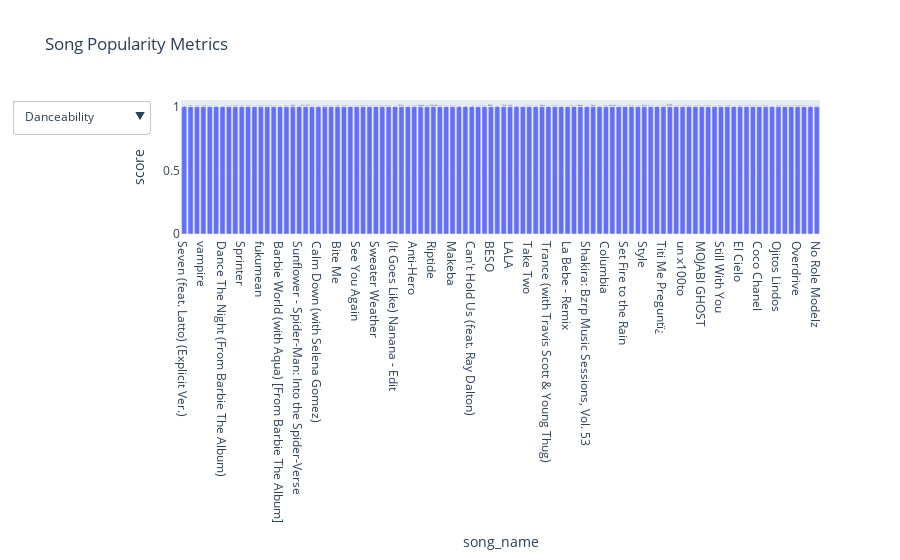

The cell this chart's notebook holds for it:
### Code cell
fig = px.bar(df_Spotify_2, x='song_name', barmode='group', title='Song Popularity Metrics', text=df_Spotify_2['song_name'])

# Update the layout to add dropdown menu for switching between different criteria
fig.update_layout(
    yaxis = {'title':'score'},
    updatemenus=[
        {
            'buttons': [
                {
                    'label': 'Danceability',
                    'method': 'update',
                    'args': [{'y': [df_Spotify_2['danceability_%']],'x': [df_Spotify_2['song_name']]}]
                },
                {
                    'label': 'Valence',
                    'method': 'update',
                    'args': [{'y': [df_Spotify_2['valence_%']], 'x': [df_Spotify_2['song_name']]}]
                },
                {
                    'label': 'Energy',
                    'method': 'update',
                    'args': [{'y': [df_Spotify_2['energy_%']], 'x': [df_Spotify_2['song_name']]}]
                },
                {
                    'label': 'Acousticness',
                    'method': 'update',
                    'args': [{'y': [df_Spotify_2['acousticness_%']], 'x': [df_Spotify_2['song_name']]}]
                },
                {
                    'label': 'Instrumentalness',
                    'method': 'update',
                    'args': [{'y': [df_Spotify_2['instrumentalness_%']], 'x': [df_Spotify_2['song_name']]}]
                },
                {
                    'label': 'Liveness',
                    'method': 'update',
                    'args': [{'y': [df_Spotify_2['liveness_%']], 'x': [df_Spotify_2['song_name']]}]
                },
                {
                    'label': 'Speechiness',
                    'method': 'update',
                    'args': [{'y': [df_Spotify_2['speechiness_%']], 'x': [df_Spotify_2['song_name']]}]
                }
            ]
        }
    ]
)
fig.show()

### Figure 1 — Plotly figure (JSON) as saved in the notebook; plotly's stock layout.template omitted (floating-point values rounded to 4 significant figures)
{"data": [{"alignmentgroup": "True", "hovertemplate": "song_name=%{text}<br>count=%{y}<extra></extra>", "legendgroup": "", "marker": {"color": "#636efa", "pattern": {"shape": ""}}, "name": "", "offsetgroup": "", "orientation": "v", "showlegend": false, "text": ["Seven (feat. Latto) (Explicit Ver.)", "As It Was", "Flowers", "vampire", "I Wanna Be Yours", "What Was I Made For? [From The Motion Picture \"Barbie\"]", "Dance The Night (From Barbie The Album)", "Cruel Summer", "Daylight", "Sprinter", "Creepin'", "Popular (with Playboi Carti & Madonna) - The Idol Vol. 1 (Music from the HBO Original Series)", "fukumean", "Another Love", "I'm Good (Blue)", "Barbie World (with Aqua) [From Barbie The Album]", "Starboy", "Rush", "Sunflower - Spider-Man: Into the Spider-Verse", "Kill Bill", "Cupid - Twin Ver.", "Calm Down (with Selena Gomez)", "I Ain't Worried", "Blinding Lights", "Bite Me", "Like Crazy", "Baby Don't Hurt Me", "See You Again", "Heat Waves", "Viva La Vida", "Sweater Weather", "Mockingbird", "Die For You", "(It Goes Like) Nanana - Edit", "Tattoo", "Too Many Nights (feat. Don Toliver & with Future)", "Anti-Hero", "People", "Super Shy", "Riptide", "Blank Space", "Someone You Loved", "Makeba", "Summertime Sadness", "Cold Heart - PNAU Remix", "Can't Hold Us (feat. Ray Dalton)", "WHERE SHE GOES", "Ella Baila Sola", "BESO", "MONTAGEM - FR PUNK", "TQG", "LALA", "Miracle (with Ellie Goulding)", "Die For You - Remix", "Take Two", "Say Yes To Heaven", "Radio", "Trance (with Travis Scott & Young Thug)", "La Bachata", "Quevedo: Bzrp Music Sessions, Vol. 52", "La Bebe - Remix", "El Merengue", "Bones", "Shakira: Bzrp Music Sessions, Vol. 53", "Doja", "Where Are You Now", "Columbia", "Yellow", "Me Porto Bonito", "Set Fire to the Rain", "Without Me", "Counting Stars", "Style", "Moonlight", "Unholy (feat. Kim Petras)", "Titi Me Preguntï¿", "S91", "Boy's a liar Pt. 2", "un x100to", "Classy 101", "Peso Pluma: Bzrp Music Sessions, Vol. 55", "MOJABI GHOST", "AMARGURA", "Left and Right (Feat. Jung Kook of BTS)", "Still With You", "Chemical", "I Can See You (Taylorï¿½ï¿½ï¿½s Version) (From The ", "El Cielo", "Hey Mor", "Yandel 150", "Coco Chanel", "Rara Vez", "Feliz Cumpleaï¿½ï¿½os Fe", "Ojitos Lindos", "Danza Kuduro", "LA INOCENTE", "Overdrive", "golden hour", "STAY (with Justin Bieber)", "No Role Modelz"], "textposition": "auto", "type": "bar", "x": ["Seven (feat. Latto) (Explicit Ver.)", "As It Was", "Flowers", "vampire", "I Wanna Be Yours", "What Was I Made For? [From The Motion Picture \"Barbie\"]", "Dance The Night (From Barbie The Album)", "Cruel Summer", "Daylight", "Sprinter", "Creepin'", "Popular (with Playboi Carti & Madonna) - The Idol Vol. 1 (Music from the HBO Original Series)", "fukumean", "Another Love", "I'm Good (Blue)", "Barbie World (with Aqua) [From Barbie The Album]", "Starboy", "Rush", "Sunflower - Spider-Man: Into the Spider-Verse", "Kill Bill", "Cupid - Twin Ver.", "Calm Down (with Selena Gomez)", "I Ain't Worried", "Blinding Lights", "Bite Me", "Like Crazy", "Baby Don't Hurt Me", "See You Again", "Heat Waves", "Viva La Vida", "Sweater Weather", "Mockingbird", "Die For You", "(It Goes Like) Nanana - Edit", "Tattoo", "Too Many Nights (feat. Don Toliver & with Future)", "Anti-Hero", "People", "Super Shy", "Riptide", "Blank Space", "Someone You Loved", "Makeba", "Summertime Sadness", "Cold Heart - PNAU Remix", "Can't Hold Us (feat. Ray Dalton)", "WHERE SHE GOES", "Ella Baila Sola", "BESO", "MONTAGEM - FR PUNK", "TQG", "LALA", "Miracle (with Ellie Goulding)", "Die For You - Remix", "Take Two", "Say Yes To Heaven", "Radio", "Trance (with Travis Scott & Young Thug)", "La Bachata", "Quevedo: Bzrp Music Sessions, Vol. 52", "La Bebe - Remix", "El Merengue", "Bones", "Shakira: Bzrp Music Sessions, Vol. 53", "Doja", "Where Are You Now", "Columbia", "Yellow", "Me Porto Bonito", "Set Fire to the Rain", "Without Me", "Counting Stars", "Style", "Moonlight", "Unholy (feat. Kim Petras)", "Titi Me Preguntï¿", "S91", "Boy's a liar Pt. 2", "un x100to", "Classy 101", "Peso Pluma: Bzrp Music Sessions, Vol. 55", "MOJABI GHOST", "AMARGURA", "Left and Right (Feat. Jung Kook of BTS)", "Still With You", "Chemical", "I Can See You (Taylorï¿½ï¿½ï¿½s Version) (From The ", "El Cielo", "Hey Mor", "Yandel 150", "Coco Chanel", "Rara Vez", "Feliz Cumpleaï¿½ï¿½os Fe", "Ojitos Lindos", "Danza Kuduro", "LA INOCENTE", "Overdrive", "golden hour", "STAY (with Justin Bieber)", "No Role Modelz"], "xaxis": "x", "y": [1, 1, 1, 1, 1, 1, 1, 1, 1, 1, 1, 1, 1, 1, 1, 1, 1, 1, 1, 1, 1, 1, 1, 1, 1, 1, 1, 1, 1, 1, 1, 1, 1, 1, 1, 1, 1, 1, 1, 1, 1, 1, 1, 1, 1, 1, 1, 1, 1, 1, 1, 1, 1, 1, 1, 1, 1, 1, 1, 1, 1, 1, 1, 1, 1, 1, 1, 1, 1, 1, 1, 1, 1, 1, 1, 1, 1, 1, 1, 1, 1, 1, 1, 1, 1, 1, 1, 1, 1, 1, 1, 1, 1, 1, 1, 1, 1, 1, 1, 1], "yaxis": "y"}], "layout": {"barmode": "group", "legend": {"tracegroupgap": 0}, "title": {"text": "Song Popularity Metrics"}, "updatemenus": [{"buttons": [{"args": [{"x": [["Seven (feat. Latto) (Explicit Ver.)", "As It Was", "Flowers", "vampire", "I Wanna Be Yours", "What Was I Made For? [From The Motion Picture \"Barbie\"]", "Dance The Night (From Barbie The Album)", "Cruel Summer", "Daylight", "Sprinter", "Creepin'", "Popular (with Playboi Carti & Madonna) - The Idol Vol. 1 (Music from the HBO Original Series)", "fukumean", "Another Love", "I'm Good (Blue)", "Barbie World (with Aqua) [From Barbie The Album]", "Starboy", "Rush", "Sunflower - Spider-Man: Into the Spider-Verse", "Kill Bill", "Cupid - Twin Ver.", "Calm Down (with Selena Gomez)", "I Ain't Worried", "Blinding Lights", "Bite Me", "Like Crazy", "Baby Don't Hurt Me", "See You Again", "Heat Waves", "Viva La Vida", "Sweater Weather", "Mockingbird", "Die For You", "(It Goes Like) Nanana - Edit", "Tattoo", "Too Many Nights (feat. Don Toliver & with Future)", "Anti-Hero", "People", "Super Shy", "Riptide", "Blank Space", "Someone You Loved", "Makeba", "Summertime Sadness", "Cold Heart - PNAU Remix", "Can't Hold Us (feat. Ray Dalton)", "WHERE SHE GOES", "Ella Baila Sola", "BESO", "MONTAGEM - FR PUNK", "TQG", "LALA", "Miracle (with Ellie Goulding)", "Die For You - Remix", "Take Two", "Say Yes To Heaven", "Radio", "Trance (with Travis Scott & Young Thug)", "La Bachata", "Quevedo: Bzrp Music Sessions, Vol. 52", "La Bebe - Remix", "El Merengue", "Bones", "Shakira: Bzrp Music Sessions, Vol. 53", "Doja", "Where Are You Now", "Columbia", "Yellow", "Me Porto Bonito", "Set Fire to the Rain", "Without Me", "Counting Stars", "Style", "Moonlight", "Unholy (feat. Kim Petras)", "Titi Me Preguntï¿", "S91", "Boy's a liar Pt. 2", "un x100to", "Classy 101", "Peso Pluma: Bzrp Music Sessions, Vol. 55", "MOJABI GHOST", "AMARGURA", "Left and Right (Feat. Jung Kook of BTS)", "Still With You", "Chemical", "I Can See You (Taylorï¿½ï¿½ï¿½s Version) (From The ", "El Cielo", "Hey Mor", "Yandel 150", "Coco Chanel", "Rara Vez", "Feliz Cumpleaï¿½ï¿½os Fe", "Ojitos Lindos", "Danza Kuduro", "LA INOCENTE", "Overdrive", "golden hour", "STAY (with Justin Bieber)", "No Role Modelz"]], "y": [[80, 52, 71, 51, 48, 44, 67, 55, 51, 92, 71, 85, 85, 45, 56, 77, 68, 74, 76, 64, 78, 80, 71, 50, 80, 63, 60, 56, 76, 49, 61, 62, 59, 67, 55, 68, 64, 59, 78, 48, 75, 50, 82, 56, 80, 63, 65, 67, 77, 63, 72, 71, 64, 53, 62, 49, 42, 75, 84, 62, 81, 78, 77, 78, 91, 67, 67, 43, 91, 61, 92, 66, 60, 64, 71, 65, 86, 70, 57, 86, 85, 81, 92, 88, 53, 50, 69, 72, 90, 78, 68, 84, 87, 65, 47, 76, 56, 51, 59, 70]]}], "label": "Danceability", "method": "update"}, {"args": [{"x": [["Seven (feat. Latto) (Explicit Ver.)", "As It Was", "Flowers", "vampire", "I Wanna Be Yours", "What Was I Made For? [From The Motion Picture \"Barbie\"]", "Dance The Night (From Barbie The Album)", "Cruel Summer", "Daylight", "Sprinter", "Creepin'", "Popular (with Playboi Carti & Madonna) - The Idol Vol. 1 (Music from the HBO Original Series)", "fukumean", "Another Love", "I'm Good (Blue)", "Barbie World (with Aqua) [From Barbie The Album]", "Starboy", "Rush", "Sunflower - Spider-Man: Into the Spider-Verse", "Kill Bill", "Cupid - Twin Ver.", "Calm Down (with Selena Gomez)", "I Ain't Worried", "Blinding Lights", "Bite Me", "Like Crazy", "Baby Don't Hurt Me", "See You Again", "Heat Waves", "Viva La Vida", "Sweater Weather", "Mockingbird", "Die For You", "(It Goes Like) Nanana - Edit", "Tattoo", "Too Many Nights (feat. Don Toliver & with Future)", "Anti-Hero", "People", "Super Shy", "Riptide", "Blank Space", "Someone You Loved", "Makeba", "Summertime Sadness", "Cold Heart - PNAU Remix", "Can't Hold Us (feat. Ray Dalton)", "WHERE SHE GOES", "Ella Baila Sola", "BESO", "MONTAGEM - FR PUNK", "TQG", "LALA", "Miracle (with Ellie Goulding)", "Die For You - Remix", "Take Two", "Say Yes To Heaven", "Radio", "Trance (with Travis Scott & Young Thug)", "La Bachata", "Quevedo: Bzrp Music Sessions, Vol. 52", "La Bebe - Remix", "El Merengue", "Bones", "Shakira: Bzrp Music Sessions, Vol. 53", "Doja", "Where Are You Now", "Columbia", "Yellow", "Me Porto Bonito", "Set Fire to the Rain", "Without Me", "Counting Stars", "Style", "Moonlight", "Unholy (feat. Kim Petras)", "Titi Me Preguntï¿", "S91", "Boy's a liar Pt. 2", "un x100to", "Classy 101", "Peso Pluma: Bzrp Music Sessions, Vol. 55", "MOJABI GHOST", "AMARGURA", "Left and Right (Feat. Jung Kook of BTS)", "Still With You", "Chemical", "I Can See You (Taylorï¿½ï¿½ï¿½s Version) (From The ", "El Cielo", "Hey Mor", "Yandel 150", "Coco Chanel", "Rara Vez", "Feliz Cumpleaï¿½ï¿½os Fe", "Ojitos Lindos", "Danza Kuduro", "LA INOCENTE", "Overdrive", "golden hour", "STAY (with Justin Bieber)", "No Role Modelz"]], "y": [[89, 66, 65, 32, 44, 14, 78, 58, 32, 66, 17, 83, 22, 13, 38, 75, 49, 35, 91, 43, 76, 82, 82, 38, 69, 36, 23, 58, 53, 42, 41, 24, 51, 96, 30, 17, 51, 71, 52, 50, 57, 45, 40, 24, 92, 88, 23, 83, 53, 84, 61, 61, 31, 50, 57, 17, 20, 48, 85, 55, 56, 70, 65, 50, 97, 26, 26, 28, 43, 47, 67, 48, 48, 88, 24, 19, 42, 86, 56, 67, 81, 74, 55, 72, 34, 37, 82, 17, 40, 58, 14, 96, 57, 27, 86, 46, 48, 14, 48, 47]]}], "label": "Valence", "method": "update"}, {"args": [{"x": [["Seven (feat. Latto) (Explicit Ver.)", "As It Was", "Flowers", "vampire", "I Wanna Be Yours", "What Was I Made For? [From The Motion Picture \"Barbie\"]", "Dance The Night (From Barbie The Album)", "Cruel Summer", "Daylight", "Sprinter", "Creepin'", "Popular (with Playboi Carti & Madonna) - The Idol Vol. 1 (Music from the HBO Original Series)", "fukumean", "Another Love", "I'm Good (Blue)", "Barbie World (with Aqua) [From Barbie The Album]", "Starboy", "Rush", "Sunflower - Spider-Man: Into the Spider-Verse", "Kill Bill", "Cupid - Twin Ver.", "Calm Down (with Selena Gomez)", "I Ain't Worried", "Blinding Lights", "Bite Me", "Like Crazy", "Baby Don't Hurt Me", "See You Again", "Heat Waves", "Viva La Vida", "Sweater Weather", "Mockingbird", "Die For You", "(It Goes Like) Nanana - Edit", "Tattoo", "Too Many Nights (feat. Don Toliver & with Future)", "Anti-Hero", "People", "Super Shy", "Riptide", "Blank Space", "Someone You Loved", "Makeba", "Summertime Sadness", "Cold Heart - PNAU Remix", "Can't Hold Us (feat. Ray Dalton)", "WHERE SHE GOES", "Ella Baila Sola", "BESO", "MONTAGEM - FR PUNK", "TQG", "LALA", "Miracle (with Ellie Goulding)", "Die For You - Remix", "Take Two", "Say Yes To Heaven", "Radio", "Trance (with Travis Scott & Young Thug)", "La Bachata", "Quevedo: Bzrp Music Sessions, Vol. 52", "La Bebe - Remix", "El Merengue", "Bones", "Shakira: Bzrp Music Sessions, Vol. 53", "Doja", "Where Are You Now", "Columbia", "Yellow", "Me Porto Bonito", "Set Fire to the Rain", "Without Me", "Counting Stars", "Style", "Moonlight", "Unholy (feat. Kim Petras)", "Titi Me Preguntï¿", "S91", "Boy's a liar Pt. 2", "un x100to", "Classy 101", "Peso Pluma: Bzrp Music Sessions, Vol. 55", "MOJABI GHOST", "AMARGURA", "Left and Right (Feat. Jung Kook of BTS)", "Still With You", "Chemical", "I Can See You (Taylorï¿½ï¿½ï¿½s Version) (From The ", "El Cielo", "Hey Mor", "Yandel 150", "Coco Chanel", "Rara Vez", "Feliz Cumpleaï¿½ï¿½os Fe", "Ojitos Lindos", "Danza Kuduro", "LA INOCENTE", "Overdrive", "golden hour", "STAY (with Justin Bieber)", "No Role Modelz"]], "y": [[83, 73, 68, 53, 42, 9, 85, 72, 43, 58, 61, 68, 62, 54, 97, 58, 59, 84, 50, 73, 59, 80, 81, 80, 78, 73, 91, 56, 53, 62, 81, 67, 52, 88, 78, 71, 63, 42, 82, 73, 68, 41, 66, 66, 80, 93, 80, 76, 64, 82, 63, 74, 87, 53, 59, 35, 86, 53, 68, 78, 48, 68, 72, 63, 57, 64, 71, 66, 71, 68, 66, 71, 79, 72, 47, 72, 72, 81, 72, 66, 67, 71, 70, 59, 47, 90, 76, 64, 59, 73, 76, 71, 55, 69, 92, 79, 73, 59, 76, 52]]}], "label": "Energy", "method": "update"}, {"args": [{"x": [["Seven (feat. Latto) (Explicit Ver.)", "As It Was", "Flowers", "vampire", "I Wanna Be Yours", "What Was I Made For? [From The Motion Picture \"Barbie\"]", "Dance The Night (From Barbie The Album)", "Cruel Summer", "Daylight", "Sprinter", "Creepin'", "Popular (with Playboi Carti & Madonna) - The Idol Vol. 1 (Music from the HBO Original Series)", "fukumean", "Another Love", "I'm Good (Blue)", "Barbie World (with Aqua) [From Barbie The Album]", "Starboy", "Rush", "Sunflower - Spider-Man: Into the Spider-Verse", "Kill Bill", "Cupid - Twin Ver.", "Calm Down (with Selena Gomez)", "I Ain't Worried", "Blinding Lights", "Bite Me", "Like Crazy", "Baby Don't Hurt Me", "See You Again", "Heat Waves", "Viva La Vida", "Sweater Weather", "Mockingbird", "Die For You", "(It Goes Like) Nanana - Edit", "Tattoo", "Too Many Nights (feat. Don Toliver & with Future)", "Anti-Hero", "People", "Super Shy", "Riptide", "Blank Space", "Someone You Loved", "Makeba", "Summertime Sadness", "Cold Heart - PNAU Remix", "Can't Hold Us (feat. Ray Dalton)", "WHERE SHE GOES", "Ella Baila Sola", "BESO", "MONTAGEM - FR PUNK", "TQG", "LALA", "Miracle (with Ellie Goulding)", "Die For You - Remix", "Take Two", "Say Yes To Heaven", "Radio", "Trance (with Travis Scott & Young Thug)", "La Bachata", "Quevedo: Bzrp Music Sessions, Vol. 52", "La Bebe - Remix", "El Merengue", "Bones", "Shakira: Bzrp Music Sessions, Vol. 53", "Doja", "Where Are You Now", "Columbia", "Yellow", "Me Porto Bonito", "Set Fire to the Rain", "Without Me", "Counting Stars", "Style", "Moonlight", "Unholy (feat. Kim Petras)", "Titi Me Preguntï¿", "S91", "Boy's a liar Pt. 2", "un x100to", "Classy 101", "Peso Pluma: Bzrp Music Sessions, Vol. 55", "MOJABI GHOST", "AMARGURA", "Left and Right (Feat. Jung Kook of BTS)", "Still With You", "Chemical", "I Can See You (Taylorï¿½ï¿½ï¿½s Version) (From The ", "El Cielo", "Hey Mor", "Yandel 150", "Coco Chanel", "Rara Vez", "Feliz Cumpleaï¿½ï¿½os Fe", "Ojitos Lindos", "Danza Kuduro", "LA INOCENTE", "Overdrive", "golden hour", "STAY (with Justin Bieber)", "No Role Modelz"]], "y": [[31, 34, 6, 17, 12, 96, 2, 11, 83, 19, 36, 7, 12, 70, 4, 52, 16, 0, 54, 5, 43, 43, 11, 0, 28, 0, 0, 37, 44, 9, 5, 21, 9, 12, 24, 15, 12, 55, 18, 43, 9, 75, 39, 7, 4, 3, 14, 48, 74, 70, 67, 7, 4, 23, 3, 71, 21, 18, 58, 1, 21, 3, 2, 27, 38, 52, 37, 0, 9, 0, 0, 6, 0, 51, 1, 10, 59, 25, 23, 14, 26, 14, 18, 62, 9, 0, 6, 7, 0, 5, 4, 18, 10, 8, 8, 31, 0, 65, 4, 30]]}], "label": "Acousticness", "method": "update"}, {"args": [{"x": [["Seven (feat. Latto) (Explicit Ver.)", "As It Was", "Flowers", "vampire", "I Wanna Be Yours", "What Was I Made For? [From The Motion Picture \"Barbie\"]", "Dance The Night (From Barbie The Album)", "Cruel Summer", "Daylight", "Sprinter", "Creepin'", "Popular (with Playboi Carti & Madonna) - The Idol Vol. 1 (Music from the HBO Original Series)", "fukumean", "Another Love", "I'm Good (Blue)", "Barbie World (with Aqua) [From Barbie The Album]", "Starboy", "Rush", "Sunflower - Spider-Man: Into the Spider-Verse", "Kill Bill", "Cupid - Twin Ver.", "Calm Down (with Selena Gomez)", "I Ain't Worried", "Blinding Lights", "Bite Me", "Like Crazy", "Baby Don't Hurt Me", "See You Again", "Heat Waves", "Viva La Vida", "Sweater Weather", "Mockingbird", "Die For You", "(It Goes Like) Nanana - Edit", "Tattoo", "Too Many Nights (feat. Don Toliver & with Future)", "Anti-Hero", "People", "Super Shy", "Riptide", "Blank Space", "Someone You Loved", "Makeba", "Summertime Sadness", "Cold Heart - PNAU Remix", "Can't Hold Us (feat. Ray Dalton)", "WHERE SHE GOES", "Ella Baila Sola", "BESO", "MONTAGEM - FR PUNK", "TQG", "LALA", "Miracle (with Ellie Goulding)", "Die For You - Remix", "Take Two", "Say Yes To Heaven", "Radio", "Trance (with Travis Scott & Young Thug)", "La Bachata", "Quevedo: Bzrp Music Sessions, Vol. 52", "La Bebe - Remix", "El Merengue", "Bones", "Shakira: Bzrp Music Sessions, Vol. 53", "Doja", "Where Are You Now", "Columbia", "Yellow", "Me Porto Bonito", "Set Fire to the Rain", "Without Me", "Counting Stars", "Style", "Moonlight", "Unholy (feat. Kim Petras)", "Titi Me Preguntï¿", "S91", "Boy's a liar Pt. 2", "un x100to", "Classy 101", "Peso Pluma: Bzrp Music Sessions, Vol. 55", "MOJABI GHOST", "AMARGURA", "Left and Right (Feat. Jung Kook of BTS)", "Still With You", "Chemical", "I Can See You (Taylorï¿½ï¿½ï¿½s Version) (From The ", "El Cielo", "Hey Mor", "Yandel 150", "Coco Chanel", "Rara Vez", "Feliz Cumpleaï¿½ï¿½os Fe", "Ojitos Lindos", "Danza Kuduro", "LA INOCENTE", "Overdrive", "golden hour", "STAY (with Justin Bieber)", "No Role Modelz"]], "y": [[0, 0, 0, 0, 2, 0, 0, 0, 0, 0, 0, 0, 0, 0, 0, 0, 0, 0, 0, 17, 0, 0, 0, 0, 0, 0, 0, 0, 0, 0, 2, 0, 0, 19, 0, 0, 0, 0, 0, 0, 0, 0, 51, 0, 0, 0, 63, 0, 0, 8, 0, 0, 4, 0, 0, 9, 0, 0, 0, 3, 0, 1, 0, 0, 0, 0, 0, 0, 0, 0, 0, 0, 0, 0, 0, 0, 0, 0, 0, 0, 0, 0, 0, 0, 0, 0, 0, 0, 0, 0, 0, 0, 0, 0, 0, 0, 0, 18, 0, 0]]}], "label": "Instrumentalness", "method": "update"}, {"args": [{"x": [["Seven (feat. Latto) (Explicit Ver.)", "As It Was", "Flowers", "vampire", "I Wanna Be Yours", "What Was I Made For? [From The Motion Picture \"Barbie\"]", "Dance The Night (From Barbie The Album)", "Cruel Summer", "Daylight", "Sprinter", "Creepin'", "Popular (with Playboi Carti & Madonna) - The Idol Vol. 1 (Music from the HBO Original Series)", "fukumean", "Another Love", "I'm Good (Blue)", "Barbie World (with Aqua) [From Barbie The Album]", "Starboy", "Rush", "Sunflower - Spider-Man: Into the Spider-Verse", "Kill Bill", "Cupid - Twin Ver.", "Calm Down (with Selena Gomez)", "I Ain't Worried", "Blinding Lights", "Bite Me", "Like Crazy", "Baby Don't Hurt Me", "See You Again", "Heat Waves", "Viva La Vida", "Sweater Weather", "Mockingbird", "Die For You", "(It Goes Like) Nanana - Edit", "Tattoo", "Too Many Nights (feat. Don Toliver & with Future)", "Anti-Hero", "People", "Super Shy", "Riptide", "Blank Space", "Someone You Loved", "Makeba", "Summertime Sadness", "Cold Heart - PNAU Remix", "Can't Hold Us (feat. Ray Dalton)", "WHERE SHE GOES", "Ella Baila Sola", "BESO", "MONTAGEM - FR PUNK", "TQG", "LALA", "Miracle (with Ellie Goulding)", "Die For You - Remix", "Take Two", "Say Yes To Heaven", "Radio", "Trance (with Travis Scott & Young Thug)", "La Bachata", "Quevedo: Bzrp Music Sessions, Vol. 52", "La Bebe - Remix", "El Merengue", "Bones", "Shakira: Bzrp Music Sessions, Vol. 53", "Doja", "Where Are You Now", "Columbia", "Yellow", "Me Porto Bonito", "Set Fire to the Rain", "Without Me", "Counting Stars", "Style", "Moonlight", "Unholy (feat. Kim Petras)", "Titi Me Preguntï¿", "S91", "Boy's a liar Pt. 2", "un x100to", "Classy 101", "Peso Pluma: Bzrp Music Sessions, Vol. 55", "MOJABI GHOST", "AMARGURA", "Left and Right (Feat. Jung Kook of BTS)", "Still With You", "Chemical", "I Can See You (Taylorï¿½ï¿½ï¿½s Version) (From The ", "El Cielo", "Hey Mor", "Yandel 150", "Coco Chanel", "Rara Vez", "Feliz Cumpleaï¿½ï¿½os Fe", "Ojitos Lindos", "Danza Kuduro", "LA INOCENTE", "Overdrive", "golden hour", "STAY (with Justin Bieber)", "No Role Modelz"]], "y": [[8, 31, 3, 31, 11, 10, 33, 11, 9, 8, 8, 36, 28, 9, 35, 23, 13, 11, 7, 16, 34, 14, 6, 9, 11, 36, 12, 11, 9, 11, 10, 13, 15, 8, 12, 11, 19, 10, 15, 15, 13, 11, 25, 12, 10, 10, 11, 8, 17, 9, 9, 10, 8, 44, 38, 11, 9, 18, 22, 23, 8, 11, 7, 9, 40, 17, 11, 23, 9, 13, 36, 12, 12, 17, 27, 13, 9, 25, 27, 12, 12, 56, 15, 9, 83, 12, 6, 10, 10, 10, 10, 34, 29, 53, 5, 7, 35, 25, 10, 6]]}], "label": "Liveness", "method": "update"}, {"args": [{"x": [["Seven (feat. Latto) (Explicit Ver.)", "As It Was", "Flowers", "vampire", "I Wanna Be Yours", "What Was I Made For? [From The Motion Picture \"Barbie\"]", "Dance The Night (From Barbie The Album)", "Cruel Summer", "Daylight", "Sprinter", "Creepin'", "Popular (with Playboi Carti & Madonna) - The Idol Vol. 1 (Music from the HBO Original Series)", "fukumean", "Another Love", "I'm Good (Blue)", "Barbie World (with Aqua) [From Barbie The Album]", "Starboy", "Rush", "Sunflower - Spider-Man: Into the Spider-Verse", "Kill Bill", "Cupid - Twin Ver.", "Calm Down (with Selena Gomez)", "I Ain't Worried", "Blinding Lights", "Bite Me", "Like Crazy", "Baby Don't Hurt Me", "See You Again", "Heat Waves", "Viva La Vida", "Sweater Weather", "Mockingbird", "Die For You", "(It Goes Like) Nanana - Edit", "Tattoo", "Too Many Nights (feat. Don Toliver & with Future)", "Anti-Hero", "People", "Super Shy", "Riptide", "Blank Space", "Someone You Loved", "Makeba", "Summertime Sadness", "Cold Heart - PNAU Remix", "Can't Hold Us (feat. Ray Dalton)", "WHERE SHE GOES", "Ella Baila Sola", "BESO", "MONTAGEM - FR PUNK", "TQG", "LALA", "Miracle (with Ellie Goulding)", "Die For You - Remix", "Take Two", "Say Yes To Heaven", "Radio", "Trance (with Travis Scott & Young Thug)", "La Bachata", "Quevedo: Bzrp Music Sessions, Vol. 52", "La Bebe - Remix", "El Merengue", "Bones", "Shakira: Bzrp Music Sessions, Vol. 53", "Doja", "Where Are You Now", "Columbia", "Yellow", "Me Porto Bonito", "Set Fire to the Rain", "Without Me", "Counting Stars", "Style", "Moonlight", "Unholy (feat. Kim Petras)", "Titi Me Preguntï¿", "S91", "Boy's a liar Pt. 2", "un x100to", "Classy 101", "Peso Pluma: Bzrp Music Sessions, Vol. 55", "MOJABI GHOST", "AMARGURA", "Left and Right (Feat. Jung Kook of BTS)", "Still With You", "Chemical", "I Can See You (Taylorï¿½ï¿½ï¿½s Version) (From The ", "El Cielo", "Hey Mor", "Yandel 150", "Coco Chanel", "Rara Vez", "Feliz Cumpleaï¿½ï¿½os Fe", "Ojitos Lindos", "Danza Kuduro", "LA INOCENTE", "Overdrive", "golden hour", "STAY (with Justin Bieber)", "No Role Modelz"]], "y": [[4, 6, 7, 6, 3, 3, 5, 15, 3, 24, 5, 20, 9, 4, 4, 25, 28, 6, 5, 4, 3, 4, 5, 7, 14, 4, 3, 10, 9, 3, 3, 28, 7, 4, 8, 5, 5, 7, 7, 4, 6, 3, 7, 3, 3, 8, 6, 3, 14, 7, 28, 4, 4, 7, 3, 3, 9, 34, 4, 4, 33, 4, 5, 5, 29, 10, 4, 3, 8, 3, 9, 4, 4, 5, 9, 25, 19, 5, 5, 16, 5, 4, 7, 3, 4, 5, 3, 5, 29, 7, 4, 17, 7, 4, 24, 6, 4, 3, 5, 33]]}], "label": "Speechiness", "method": "update"}]}], "xaxis": {"anchor": "y", "domain": [0, 1], "title": {"text": "song_name"}}, "yaxis": {"anchor": "x", "domain": [0, 1], "title": {"text": "score"}}}}
